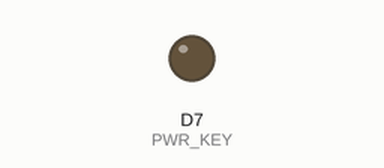
A sketch run on a simulated ESP8266 (NodeMCU). Shown: output pins drawn as LEDs (lit = HIGH). Uploads are accepted with an empty reply; what the sketch prints to the serial monitor is not drawn.

Above: at 0.1 s.
Timing chart, 0 to 1.6 s (numbered marks = the images above):
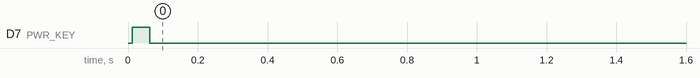

The sketch:

WebClient.ino
```cpp
/**************************************************************

  This sketch connects to a website and downloads a page
  It can be used to perform HTTP/RESTful API calls using
  4G Development board by techiesms

  Libraries Used:
  1. TinyGSM - https://github.com/vshymanskyy/TinyGSM (Tested with version 0.11.7)

  Boards Package Versions
  ESP32 (2.0.6)
  ESP8266 (3.1.2)


  +++++++++++++++ Connections +++++++++++++++

  ~~~~~~~~~~~~~~~~~~~~~~~~~~~~~~~~~~~~~~~~~~~
  4G Module   |  GND |  PWRKEY  |  RX  |  TX
  ~~~~~~~~~~~~~~~~~~~~~~~~~~~~~~~~~~~~~~~~~~~
  ESP32       |  GND |    D5    |  TX2 |  RX2
  -------------------------------------------
  ESP8266     |  GND |    D7    |  D6  |  D5
  -------------------------------------------
  UNO         |  GND |    13    |  11  |  12
  -------------------------------------------
  MEGA        |  GND |     2    |  TX1 | RX1
  ~~~~~~~~~~~~~~~~~~~~~~~~~~~~~~~~~~~~~~~~~~~


  Code Tested on 15/04/2024 by team techiesms

  You can purchase this 4G Module and lot other Electronic
  Components & Projects from our website
  https://www.techiesms.com

  If you are interested in learning Electronics, IOT & Automation
  related projects? Well, then definitely checkout our YouTube channel
  Right Now!!!
  https://www.youtube.com/techiesms

  If you got helped with our code, considering supporting us on Patreon
  https://www.patreon.com/techiesms


**************************************************************/


#define TINY_GSM_MODEM_SIM7600

// Set serial for debug console (to the Serial Monitor, default speed 115200)
#define SerialMon Serial

// Set serial port for module based upon the board selected

//For ESP8266
#ifdef ESP8266
#include <SoftwareSerial.h>
SoftwareSerial SerialAT(D5, D6);  // RX, TX
#define PWR_KEY D7

// For ESP32
#elif defined(ESP32)
#define SerialAT Serial2
#define PWR_KEY 5

// For Arduino MEGA
#elif __AVR_ATmega2560__
#define SerialAT Serial1
#define PWR_KEY 2

//For Arduino UNO, NANO
#elif __AVR_ATmega328P__
#include <SoftwareSerial.h>
SoftwareSerial SerialAT(12, 11);  // RX, TX
                                  // Power Pin of our Module
#define PWR_KEY 13


#else
#error "Board not found"
#endif


// Increase RX buffer to capture the entire response
// Chips without internal buffering (A6/A7, ESP8266, M590)
// need enough space in the buffer for the entire response
// else data will be lost (and the http library will fail).
#if !defined(TINY_GSM_RX_BUFFER)
#define TINY_GSM_RX_BUFFER 650
#endif

// See all AT commands, if wanted
// #define DUMP_AT_COMMANDS

// Define the serial console for debug prints, if needed
#define TINY_GSM_DEBUG SerialMon


// Uncomment this if you want to use SSL
// #define USE_SSL


// set GSM PIN, if any
#define GSM_PIN ""

// Your GPRS credentials, if any
const char apn[] = "";
const char gprsUser[] = "";
const char gprsPass[] = "";


// Server details
const char server[] = "vsh.pp.ua";
const char resource[] = "/TinyGSM/logo.txt";

#include <TinyGsmClient.h>

TinyGsm modem(SerialAT);
TinyGsmClient client(modem);
const int port = 80;


void setup() {
  SerialMon.begin(9600);  // beginning Serial Monitor
  delay(10);

  pinMode(PWR_KEY, OUTPUT);

  // Powering Up the 4G Module
  SerialMon.println("");
  SerialMon.println("techiesms 4G Development Board");
  SerialMon.println("---------Powering Up----------");
  digitalWrite(PWR_KEY, HIGH);
  delay(50);
  digitalWrite(PWR_KEY, LOW);

  SerialMon.println("Wait...");
  SerialAT.begin(9600);  // beginning Serial communication with 4G Module

  // Waiting....
  delay(6000);


  // Restart takes quite some time
  // To skip it, call init() instead of restart()
  //modem.restart(); SerialMon.println("Resetting Modem...");
  modem.init();
  SerialMon.println("Initialising Modem...");

  String modemInfo = modem.getModemInfo();
  SerialMon.print("Modem Info: ");
  SerialMon.println(modemInfo);

  // Unlock your SIM card with a PIN if needed
  if (GSM_PIN && modem.getSimStatus() != 3) {
    modem.simUnlock(GSM_PIN);
  }

  SerialMon.print("Waiting for network...");
  if (!modem.waitForNetwork()) {
    SerialMon.println(" fail");
    delay(10000);
    return;
  }
  SerialMon.println(" success");

  if (modem.isNetworkConnected()) {
    SerialMon.println("Network connected");
  }

  // GPRS connection parameters are usually set after network registration
  SerialMon.print(F("Connecting to "));
  SerialMon.print(apn);
  if (!modem.gprsConnect(apn, gprsUser, gprsPass)) {
    SerialMon.println(" fail");
    delay(10000);
    return;
  }
  SerialMon.println(" success");

  if (modem.isGprsConnected()) {
    SerialMon.println("GPRS connected");
  }
}

void loop() {


  SerialMon.print("Connecting to ");
  SerialMon.println(server);
  if (!client.connect(server, port)) {
    SerialMon.println(" fail");
    delay(10000);
    return;
  }
  SerialMon.println(" success");

  // Make a HTTP GET request:
  SerialMon.println("Performing HTTP GET request...");
  client.print(String("GET ") + resource + " HTTP/1.1\r\n");
  client.print(String("Host: ") + server + "\r\n");
  client.print("Connection: close\r\n\r\n");
  client.println();

  uint32_t timeout = millis();
  while (client.connected() && millis() - timeout < 10000L) {
    // Print available data
    while (client.available()) {
      char c = client.read();
      SerialMon.print(c);
      timeout = millis();
    }
  }
  SerialMon.println();

  // Shutdown

  client.stop();
  SerialMon.println(F("Server disconnected"));


  modem.gprsDisconnect();
  SerialMon.println(F("GPRS disconnected"));

  // Powering Off 4G Module

  //SerialMon.println("Powering Off 4G Module!");
  //digitalWrite(PWR_KEY, HIGH);
  //delay(2500);
  //digitalWrite(PWR_KEY, LOW);

  // Do nothing forevermore
  while (true) {
    delay(1000);
  }
}
```
